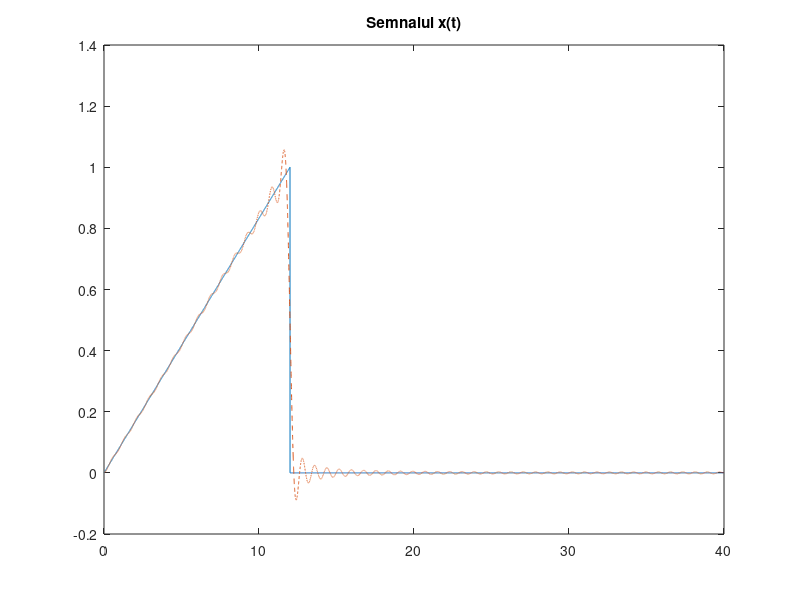
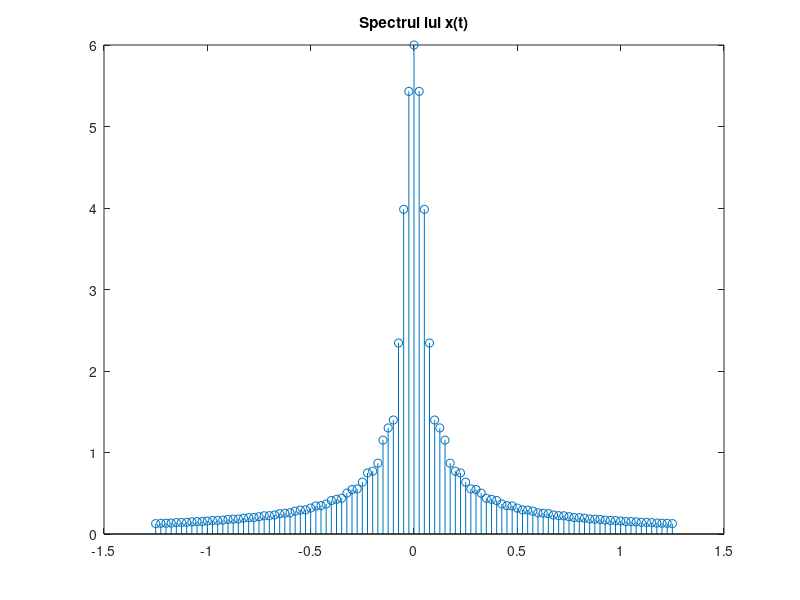

The MATLAB source for these figures, in order:
%Numar de ordine: 12
%Semnal triunghiular 


%Date initiale 
%Perioada T= 40 s
%Durata semnalelor D = 12
%Rezolutie temporara adecvata
%Numar de coeficienti N = 50


T = 40;
D = 12;
N = 50;
w0 = 2*pi/T; %pulsatia unghiulara a semnalului
t_tri = 0:0.002:D;  %esantionarea semnalului original 
x_tri = sawtooth(2*pi*(1/T)*t_tri,D/T)/2+1/2;  %semnalul triunghiular original
t_m = 0:0.002:T;  %esantionarea semnalului modificat
x_m = zeros(1,length(t_m)); %initializare a semnalului modificat cu valori nule
x_m(t_m<=D) = x_tri;  %modifica valorile nule cu valori din semnalul original 

figure(1);
plot(t_m,x_m),title('Semnalul x(t)'); %afisare x(t)
hold on;


for j = -N:N   %j este variabila dupa care se realizeaza suma
x_t = x_tri;
x_t = x_t .* exp(-1i*j*w0*t_tri);
X(j+N+1)=0 ; %initializare cu 0
 for i = 1:length(t_tri)-1
        X(j+N+1) = X(j+N+1) + (t_tri(i+1)-t_tri(i)) * (x_t(i)+x_t(i+1))/2;
    end
end

for i = 1:length(t_m) 
    x_finit(i) = 0;
    for j=-N:N
        x_finit(i) = x_finit(i) + (1/T) * X(j+N+1) * exp(1i*j*w0*t_m(i));
    end
end
plot(t_m,x_finit,'--'); 

figure(2);
w=-50*w0:w0:50*w0;
stem(w/(2*pi),abs(X)),title('Spectrul lui x(t)');
